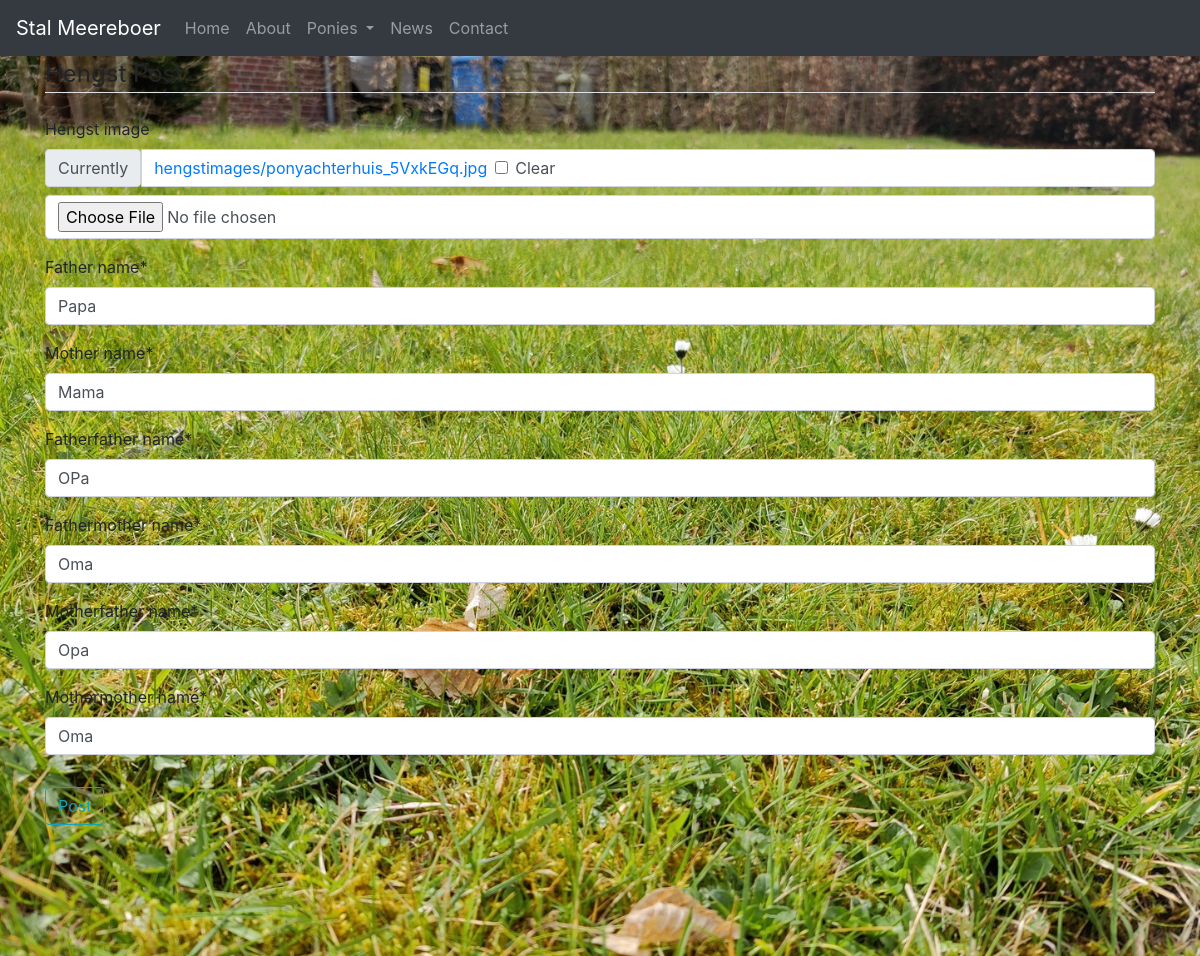
The app's page /hengst/1/update/ (signed in) with its own data.
### stalmeereboer/models.py (models this page shows, shortened)
class Hengst(models.Model):
    hengst_title = models.CharField(max_length=100)
    hengst_image = models.ImageField(null=True, blank=True, upload_to="hengstimages/")
    hengst_content = models.TextField()
    author = models.ForeignKey(User, on_delete=models.CASCADE)
    stokmaat = models.CharField(max_length=100, default='SOME STRING')
    father_name = models.CharField(max_length=100, default='SOME STRING')
    mother_name = models.CharField(max_length=100, default='SOME STRING')
    fatherfather_name = models.CharField(max_length=100, default='SOME STRING')
    fathermother_name = models.CharField(max_length=100, default='SOME STRING')
    motherfather_name = models.CharField(max_length=100, default='SOME STRING')
    mothermother_name = models.CharField(max_length=100, default='SOME STRING')

### stalmeereboer/views.py (the view, shortened to what this page needs)
# urls.py: path('hengst/<int:pk>/update/', HengstUpdateView.as_view(), name='hengst-update'),
class HengstUpdateView(LoginRequiredMixin, UserPassesTestMixin, UpdateView):
    model = Hengst
    fields = ['hengst_image', 'title', 'content', 'father_name', 'mother_name',
              'fatherfather_name', 'fathermother_name', 'motherfather_name', 'mothermother_name']
    def test_func(self):
        post = self.get_object()
        if self.request.user == post.author:
            return True
        return False

### stalmeereboer/templates/stalmeereboer/hengst_form.html (shortened to what this page needs)
{% extends "stalmeereboer/base.html" %}
{% load crispy_forms_tags %}
{% block content %}
    <div class="content-section">
        <form method="POST" enctype="multipart/form-data">
            <fieldset class="form-group">
                <legend class="border-bottom mb-4">Hengst Post</legend>
                {{ form|crispy }}
            </fieldset>
            <div class="form-group">
                <button class="btn btn-outline-info" type="submit">Post</button>
            </div>
        </form>
    </div>
{% endblock content %}

### records on screen
Hengst: father_name "Papa", mother_name "Mama", fatherfather_name "OPa", fathermother_name "Oma", motherfather_name "Opa", mothermother_name "Oma"
